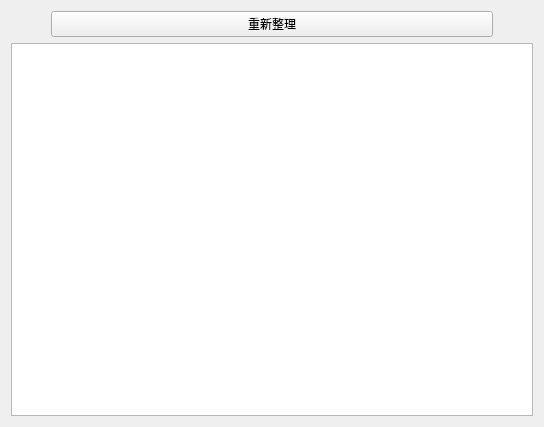
<?xml version="1.0" encoding="UTF-8"?>
<ui version="4.0">
 <class>public_order_list</class>
 <widget class="QWidget" name="public_order_list">
  <property name="geometry">
   <rect>
    <x>0</x>
    <y>0</y>
    <width>544</width>
    <height>427</height>
   </rect>
  </property>
  <property name="windowTitle">
   <string>訂單查看系統</string>
  </property>
  <property name="styleSheet">
   <string notr="true">QPushButton {
	font-size:24px;
    font-family: Arial;
    color: white;
    background-color: #007BFF;
    border-radius: 8px;
    border: 1px solid #0056b3;
    /* 設定按鈕的最小尺寸 */
    min-width: 100px;
    min-height: 50px; /* 可選，設置最小高度 */
}
QPushButton:hover {
    background-color: #0056b3;
}
1</string>
  </property>
  <layout class="QGridLayout" name="gridLayout_2">
   <item row="0" column="0">
    <layout class="QGridLayout" name="gridLayout">
     <item row="0" column="0">
      <layout class="QVBoxLayout" name="verticalLayout">
       <item>
        <layout class="QHBoxLayout" name="horizontalLayout">
         <item>
          <layout class="QHBoxLayout" name="horizontalLayout_4">
           <item>
            <spacer name="horizontalSpacer">
             <property name="orientation">
              <enum>Qt::Orientation::Horizontal</enum>
             </property>
             <property name="sizeType">
              <enum>QSizePolicy::Policy::Minimum</enum>
             </property>
             <property name="sizeHint" stdset="0">
              <size>
               <width>40</width>
               <height>20</height>
              </size>
             </property>
            </spacer>
           </item>
           <item>
            <widget class="QPushButton" name="refresh_button">
             <property name="styleSheet">
              <string notr="true"/>
             </property>
             <property name="text">
              <string>重新整理</string>
             </property>
            </widget>
           </item>
           <item>
            <spacer name="horizontalSpacer_2">
             <property name="orientation">
              <enum>Qt::Orientation::Horizontal</enum>
             </property>
             <property name="sizeType">
              <enum>QSizePolicy::Policy::Minimum</enum>
             </property>
             <property name="sizeHint" stdset="0">
              <size>
               <width>40</width>
               <height>20</height>
              </size>
             </property>
            </spacer>
           </item>
          </layout>
         </item>
        </layout>
       </item>
      </layout>
     </item>
     <item row="1" column="0">
      <widget class="QTableWidget" name="tableWidget"/>
     </item>
    </layout>
   </item>
  </layout>
 </widget>
 <resources/>
 <connections/>
</ui>
